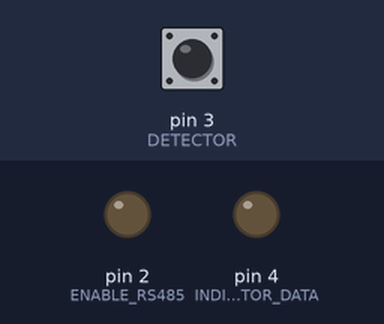
Recording of a sketch running on a simulated Arduino Pro Mini, built with avr-gcc and run on an emulated ATmega328P. Parts: output pins drawn as LEDs (lit = HIGH). The test bench sets the inputs (shaded band); at power-on: pin 3 (DETECTOR) HIGH.

Above: at 1.2 s.
1.3 s: pin 3 (DETECTOR) pulled LOW for 0.15 s
At 1.38 s:
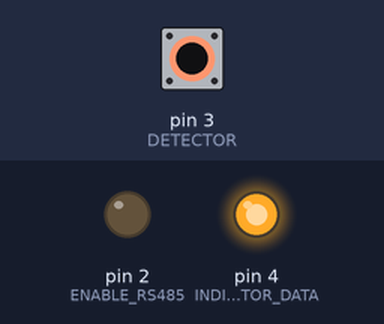
2.9 s: pin 3 (DETECTOR) pulled LOW for 3.2 s
At 7.4 s:
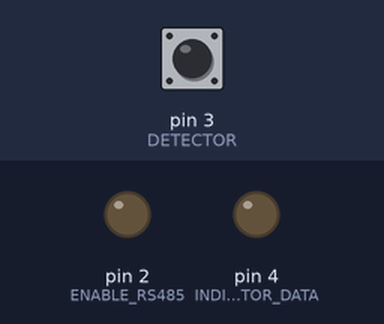
Timing chart, 0 to 8.9 s (numbered marks = the images above; inputs shaded):
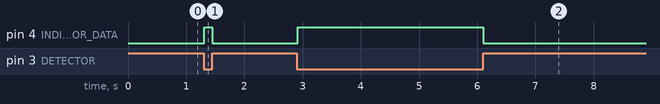

The sketch:

Slave_Ver_3.2.ino
```cpp
/*
Author  : Dhiki Handika
Date    : 09/12/2019
*/

//==========================================================================================================================================//
//======================================================|    Initilization program   |======================================================//
//==========================================================================================================================================//
#include <SoftwareSerial.h>                                                          // Add library SoftwareSerial
SoftwareSerial Monit (10,11);                                                          // Define Pin RX, TX SoftwareSerial Promini
#define INDICATOR_DATA 4                                                             // Define pin 4 to INDICATOR DATA
#define DETECTOR 3                                                                   // Define pin 3 to DETECTOR/SENSOR 1
#define ENABLE_RS485 2                                                               // Define pin 2 to ENABLE/DISABLE comunication data RX/TX

String inputString = "";         // a String to hold incoming data
bool stringComplete = false;  // whether the string is complete
uint32_t DataCount = 0;                                                               // Define variable "DataCount" to store data counting                                                                           // Define variable "Count" to counting DETECTOR
int ReadSensorCurrent = 0;
int ReadSensorLast = 0;

bool detector_read = false;
bool indicator_data = false;
bool command_read = false;


//==========================================================================================================================================//
//========================================|    Procedure Enable RS485 and LAMP INDICATOR DATA   |===========================================//
//==========================================================================================================================================//
/* Procedure Enable RS485 */
void EnableTransmitter(){
    digitalWrite(ENABLE_RS485, HIGH);
}
void EnableReceiver(){
    digitalWrite(ENABLE_RS485, LOW);
}

/* Procedure Lamp Indicator Data*/
void IndicatorDataOn(){
    digitalWrite(INDICATOR_DATA, HIGH);
}
void IndicatorDataOff(){
    digitalWrite(INDICATOR_DATA, LOW);
}


//==========================================================================================================================================//
//====================================================|    Procedure to reset count   |=====================================================//
//==========================================================================================================================================//
void DetResetCMD(){
    /* Read serial data reset */
  if(Serial.available()){
    // int debugInt = Serial.read();                                             // Line debugging
    // Monit.println(debugInt);                                                  // Line debugging
    EnableReceiver();
    String ReadData = Serial.readString();
    Monit.println(ReadData);
    if(ReadData == "S1_RST"){
    DataCount = 0;                                                               // Reset data counting
    Monit.print("start data counting= ");
    Monit.println(DataCount);
      // blink led 5x
      for(int n = 0; n<= 5; n++){
        IndicatorDataOn();
        delay(300);
        IndicatorDataOff();
        delay(300);
      }
    }
  }
}


//==========================================================================================================================================//
//=======================================================|    Setup program   |=============================================================//
//==========================================================================================================================================//
void setup(){
  Serial.begin(9600);                                                               // Setting baud rate transmission data is "57600" b/s
  Monit.begin(9600);                                                                // Setting baud rate Serial Monitor SoftwareSerial is "57600" b/s
  pinMode(INDICATOR_DATA, OUTPUT);                                                  // Setting up INDICATOR_DATA as OUTPUT
  pinMode(ENABLE_RS485, OUTPUT);                                                    // Setting up ENABLE_RS485 as a OUTPUT
  pinMode(DETECTOR, INPUT_PULLUP);                                                  // Settiing up DETECTEOR as a INPUT_PULLUP
  inputString.reserve(200);
}


//==========================================================================================================================================//
//=====================================================|    Main Loop program   |===========================================================//
//==========================================================================================================================================//
void loop() {
  // Call procedure enble receiver RS485 communication
  EnableReceiver();
  // Read Enable pin transmitter or receiver
  /* DETECTOR/Sensor Pehotoelectric or proximity has a behavior ACTIVE LOW
  *  In below this is schema program using Rising Edge and Falling Edge signal detector
  */
  ReadSensorCurrent = digitalRead(DETECTOR);
  if(ReadSensorCurrent == HIGH){
     indicator_data = false;
     ReadSensorLast = ReadSensorCurrent;
  }
  // Serial.print(ReadSensorLast);                                                // Line debugging
  // Serial.println(ReadSensorCurrent);                                           // Line debugging
  if(ReadSensorLast != ReadSensorCurrent){
    detector_read = true;
    indicator_data = true;
    ReadSensorLast = ReadSensorCurrent;
  }

  //Serial data received processing
  if (stringComplete) {
    Monit.println(inputString);
    if(inputString == "SENSOR_1\n"){
      command_read = true;
      Monit.println(inputString);
    }
    // clear the string:
    inputString = "";
    stringComplete = false;
  }

  /* Send data to modul master */
  if(command_read == true){
    delay(200);
    EnableTransmitter();
    Monit.print("Send counting data sensor 1= ");                                         // Line debugging
    Monit.println(DataCount);
      Serial.print("A");                                                         // Send serial counting data to Module Master
      Serial.print(DataCount);                                                   // Send serial counting data to Module Master
      Serial.print("\n");                                                        // Send serial counting data to Module Master
      delay(100);
      command_read = false;
  }

  /* Proccessing data counting */
  if(detector_read == true){
    DataCount = DataCount + 1;                                                   // Increamnet data counting + 1
    Monit.print("Counting= ");                                                   // Line debugging
    Monit.println(DataCount);
    detector_read = false;
    } else{

  }

  /* Lamp Indicator data */
  if(indicator_data == true){
    IndicatorDataOn();                                                           // Indicator data HIGH
  } else {
    IndicatorDataOff();                                                          // Indicator data LOW
  }

  /* Reset Data Count */
  // DetResetCMD();

}

void serialEvent() {
/* Read serial data request */
  while (Serial.available()) {
    // get the new byte:
    char inChar = (char)Serial.read();
    // add it to the inputString:
    inputString += inChar;
    // if the incoming character is a newline, set a flag so the main loop can
    // do something about it:
    if (inChar == '\n') {
      stringComplete = true;
    }
  }
}
```

Measured:
- after the input at 1.3 s, pin 4 (INDICATOR_DATA): LOW → HIGH at once, → LOW 0.14 s later
- after the input at 2.9 s, pin 4 (INDICATOR_DATA): LOW → HIGH at once, → LOW 3.2 s later
